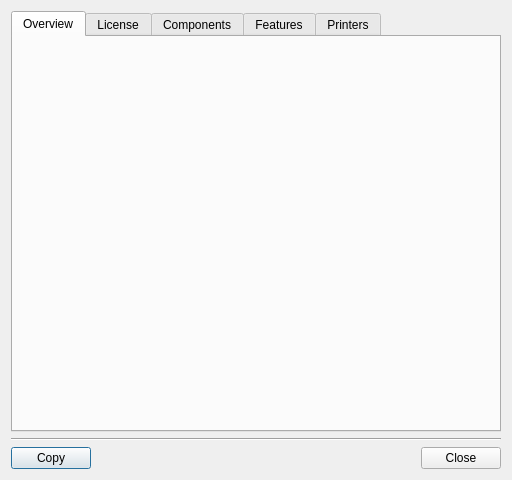
<?xml version="1.0" encoding="UTF-8"?>
<ui version="4.0">
 <class>DialogAbout</class>
 <widget class="QDialog" name="DialogAbout">
  <property name="geometry">
   <rect>
    <x>0</x>
    <y>0</y>
    <width>512</width>
    <height>480</height>
   </rect>
  </property>
  <property name="windowTitle">
   <string>About.Title</string>
  </property>
  <property name="modal">
   <bool>true</bool>
  </property>
  <layout class="QVBoxLayout" name="verticalLayout">
   <item>
    <widget class="QTabWidget" name="tabWidget">
     <property name="currentIndex">
      <number>0</number>
     </property>
     <widget class="DialogAboutOverviewWidget" name="tab1_Overview">
      <attribute name="title">
       <string>Overview</string>
      </attribute>
     </widget>
     <widget class="DialogAboutLicenseWidget" name="tab2_License">
      <attribute name="title">
       <string>License</string>
      </attribute>
     </widget>
     <widget class="DialogAboutComponentsWidget" name="tab3_Components">
      <attribute name="title">
       <string>Components</string>
      </attribute>
     </widget>
     <widget class="DialogAboutFeaturesWidget" name="tab4_Features">
      <attribute name="title">
       <string>Features</string>
      </attribute>
     </widget>
     <widget class="DialogAboutPrintersWidget" name="tab5_Printers">
      <attribute name="title">
       <string>Printers</string>
      </attribute>
     </widget>
    </widget>
   </item>
   <item>
    <widget class="Line" name="line">
     <property name="orientation">
      <enum>Qt::Orientation::Horizontal</enum>
     </property>
    </widget>
   </item>
   <item>
    <layout class="QHBoxLayout" name="horizontalLayout">
     <item>
      <widget class="QPushButton" name="pushButton_Copy">
       <property name="text">
        <string>Copy</string>
       </property>
      </widget>
     </item>
     <item>
      <widget class="QDialogButtonBox" name="buttonBox">
       <property name="orientation">
        <enum>Qt::Orientation::Horizontal</enum>
       </property>
       <property name="standardButtons">
        <set>QDialogButtonBox::StandardButton::Close</set>
       </property>
      </widget>
     </item>
    </layout>
   </item>
  </layout>
 </widget>
 <customwidgets>
  <customwidget>
   <class>DialogAboutOverviewWidget</class>
   <extends>QWidget</extends>
   <header>Gui/About/DialogAboutOverviewWidget.h</header>
   <container>1</container>
  </customwidget>
  <customwidget>
   <class>DialogAboutComponentsWidget</class>
   <extends>QWidget</extends>
   <header>Gui/About/DialogAboutComponentsWidget.h</header>
   <container>1</container>
  </customwidget>
  <customwidget>
   <class>DialogAboutFeaturesWidget</class>
   <extends>QWidget</extends>
   <header>Gui/About/DialogAboutFeaturesWidget.h</header>
   <container>1</container>
  </customwidget>
  <customwidget>
   <class>DialogAboutLicenseWidget</class>
   <extends>QWidget</extends>
   <header>Gui/About/DialogAboutLicenseWidget.h</header>
   <container>1</container>
  </customwidget>
  <customwidget>
   <class>DialogAboutPrintersWidget</class>
   <extends>QWidget</extends>
   <header>Gui/About/DialogAboutPrintersWidget.h</header>
   <container>1</container>
  </customwidget>
 </customwidgets>
 <resources/>
 <connections>
  <connection>
   <sender>buttonBox</sender>
   <signal>accepted()</signal>
   <receiver>DialogAbout</receiver>
   <slot>accept()</slot>
   <hints>
    <hint type="sourcelabel">
     <x>248</x>
     <y>254</y>
    </hint>
    <hint type="destinationlabel">
     <x>157</x>
     <y>274</y>
    </hint>
   </hints>
  </connection>
  <connection>
   <sender>buttonBox</sender>
   <signal>rejected()</signal>
   <receiver>DialogAbout</receiver>
   <slot>reject()</slot>
   <hints>
    <hint type="sourcelabel">
     <x>316</x>
     <y>260</y>
    </hint>
    <hint type="destinationlabel">
     <x>286</x>
     <y>274</y>
    </hint>
   </hints>
  </connection>
 </connections>
</ui>
